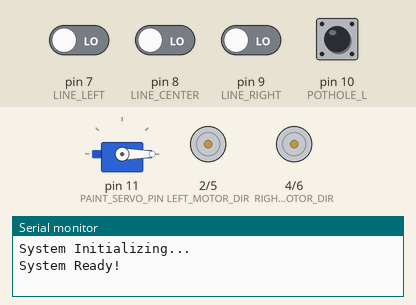
Recording of a sketch running on a simulated Arduino Uno, built with avr-gcc and run on an emulated ATmega328P. Shown: servo, direction and speed pins drawn as motors (green arrow = direction pin HIGH = forward, orange = LOW = backward, longer = more drive), the last lines printed to the serial monitor. Inputs (shaded band) come from the test bench; at power-on: pin 10 (POTHOLE_L) HIGH, pin 7 (LINE_LEFT), pin 8 (LINE_CENTER), pin 9 (LINE_RIGHT) LOW.

Above: at 3.2 s.
3.3 s: pin 10 (POTHOLE_L) pulled LOW for 0.15 s
At 5.4 s:
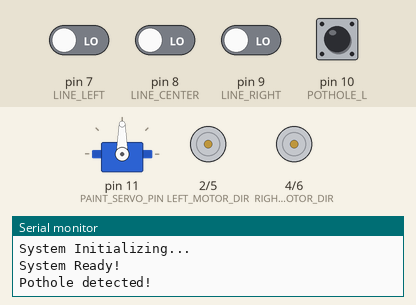
6.4 s: pin 7 (LINE_LEFT) driven HIGH
8.5 s: pin 8 (LINE_CENTER) driven HIGH
At 8.9 s:
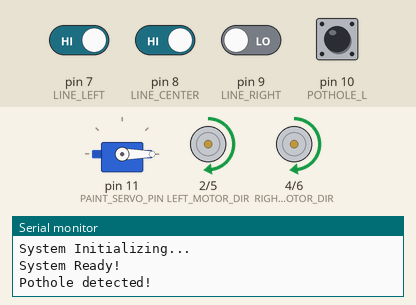
10.0 s: pin 8 (LINE_CENTER) driven LOW
At 11.2 s:
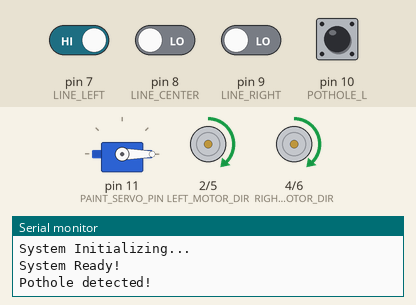
11.5 s: pin 9 (LINE_RIGHT) driven HIGH
At 12.4 s:
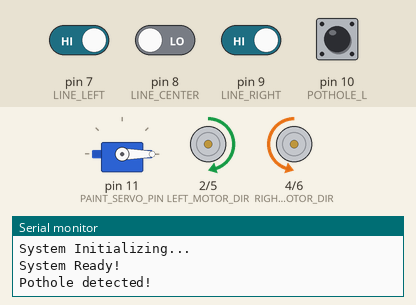
13.0 s: pin 7 (LINE_LEFT) driven LOW
At 13.5 s:
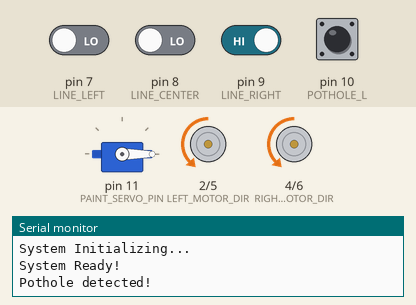
Timing chart, 0 to 15.5 s (numbered marks = the images above; inputs shaded):
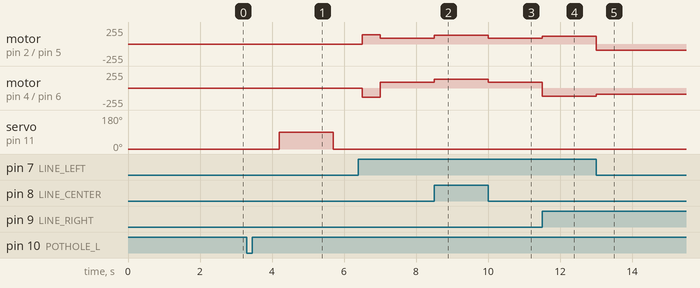

The sketch:

car4.ino
```cpp
#include <Servo.h>

// Pin Definitions
const int LEFT_MOTOR_DIR = 2;
const int LEFT_MOTOR_PWM = 5;
const int RIGHT_MOTOR_DIR = 4;
const int RIGHT_MOTOR_PWM = 6;

const int LINE_LEFT = 7;
const int LINE_CENTER = 8;
const int LINE_RIGHT = 9;

const int POTHOLE_L = 10;
const int PAINT_SERVO_PIN = 11;

Servo paintServo;
int White = 0;

void setup() {
  Serial.begin(9600);

  pinMode(LINE_LEFT, INPUT);
  pinMode(LINE_CENTER, INPUT);
  pinMode(LINE_RIGHT, INPUT);
  pinMode(POTHOLE_L, INPUT_PULLUP);

  pinMode(LEFT_MOTOR_DIR, OUTPUT);
  pinMode(LEFT_MOTOR_PWM, OUTPUT);
  pinMode(RIGHT_MOTOR_DIR, OUTPUT);
  pinMode(RIGHT_MOTOR_PWM, OUTPUT);

  paintServo.attach(PAINT_SERVO_PIN);
  paintServo.write(0); // Start Closed

  Serial.println("System Initializing...");
  delay(2000);
  Serial.println("System Ready!");
}

void Infrared_Tracing() {
  int L = digitalRead(LINE_LEFT);
  int C = digitalRead(LINE_CENTER);
  int R = digitalRead(LINE_RIGHT);

  // --- TRIPLE CHECK POTHOLE ---
  if (digitalRead(POTHOLE_L) == White) {
    delay(50);
    if (digitalRead(POTHOLE_L) == White) {
      delay(50);
      if (digitalRead(POTHOLE_L) == White) {

        // 1. STOP
        digitalWrite(LEFT_MOTOR_DIR, LOW);
        analogWrite(LEFT_MOTOR_PWM, 0);
        digitalWrite(RIGHT_MOTOR_DIR, HIGH);
        analogWrite(RIGHT_MOTOR_PWM, 0);
        Serial.println("Pothole detected!");
        delay(800);

        // 2. DISPENSE
        paintServo.write(90);
        delay(1500);

        // 3. CLOSE
        paintServo.write(0);
        delay(800);

        // 4. BOOST PAST
        digitalWrite(LEFT_MOTOR_DIR, HIGH);
        analogWrite(LEFT_MOTOR_PWM, 140);
        digitalWrite(RIGHT_MOTOR_DIR, LOW);
        analogWrite(RIGHT_MOTOR_PWM, 140);
        delay(500);

        return;
      }
    }
  }

  // --- LINE TRACKING ---
  if (L != White && (C == White && R != White)) {
    digitalWrite(LEFT_MOTOR_DIR, HIGH);
    analogWrite(LEFT_MOTOR_PWM, 120);
    digitalWrite(RIGHT_MOTOR_DIR, LOW);
    analogWrite(RIGHT_MOTOR_PWM, 120);
  } else if (L == White && (C == White && R != White)) {
    digitalWrite(LEFT_MOTOR_DIR, LOW);
    analogWrite(LEFT_MOTOR_PWM, 90);
    digitalWrite(RIGHT_MOTOR_DIR, LOW);
    analogWrite(RIGHT_MOTOR_PWM, 90);
  } else if (L == White && (C != White && R != White)) {
    digitalWrite(LEFT_MOTOR_DIR, LOW);
    analogWrite(LEFT_MOTOR_PWM, 130);
    digitalWrite(RIGHT_MOTOR_DIR, LOW);
    analogWrite(RIGHT_MOTOR_PWM, 130);
  } else if (L != White && (C != White && R == White)) {
    digitalWrite(LEFT_MOTOR_DIR, HIGH);
    analogWrite(LEFT_MOTOR_PWM, 130);
    digitalWrite(RIGHT_MOTOR_DIR, HIGH);
    analogWrite(RIGHT_MOTOR_PWM, 130);
  } else if (L != White && (C == White && R == White)) {
    digitalWrite(LEFT_MOTOR_DIR, HIGH);
    analogWrite(LEFT_MOTOR_PWM, 90);
    digitalWrite(RIGHT_MOTOR_DIR, HIGH);
    analogWrite(RIGHT_MOTOR_PWM, 90);
  } else if (L == White && (C == White && R == White)) {
    digitalWrite(LEFT_MOTOR_DIR, LOW);
    analogWrite(LEFT_MOTOR_PWM, 0);
    digitalWrite(RIGHT_MOTOR_DIR, HIGH);
    analogWrite(RIGHT_MOTOR_PWM, 0);
  }
}

void loop() {
  Infrared_Tracing();
}
```

Measured:
- after the input at 3.3 s, servo on pin 11 (PAINT_SERVO_PIN): 0° → 90° after 0.90 s, → 0° 1.5 s later
- after the input at 8.5 s, motor on pin 2 (LEFT_MOTOR_DIR) / pin 5 (LEFT_MOTOR_PWM), motor on pin 4 (RIGHT_MOTOR_DIR) / pin 6 (RIGHT_MOTOR_PWM): forward 90/255 → forward 130/255 at once
- after the input at 10.0 s, motor on pin 2 (LEFT_MOTOR_DIR) / pin 5 (LEFT_MOTOR_PWM), motor on pin 4 (RIGHT_MOTOR_DIR) / pin 6 (RIGHT_MOTOR_PWM): forward 130/255 → forward 90/255 at once
- after the input at 11.5 s, motor on pin 2 (LEFT_MOTOR_DIR) / pin 5 (LEFT_MOTOR_PWM): forward 90/255 → forward 120/255 at once; motor on pin 4 (RIGHT_MOTOR_DIR) / pin 6 (RIGHT_MOTOR_PWM): forward 90/255 → backward 120/255 at once
- after the input at 13.0 s, motor on pin 2 (LEFT_MOTOR_DIR) / pin 5 (LEFT_MOTOR_PWM): forward 120/255 → backward 90/255 at once; motor on pin 4 (RIGHT_MOTOR_DIR) / pin 6 (RIGHT_MOTOR_PWM): backward 120/255 → backward 90/255 at once
